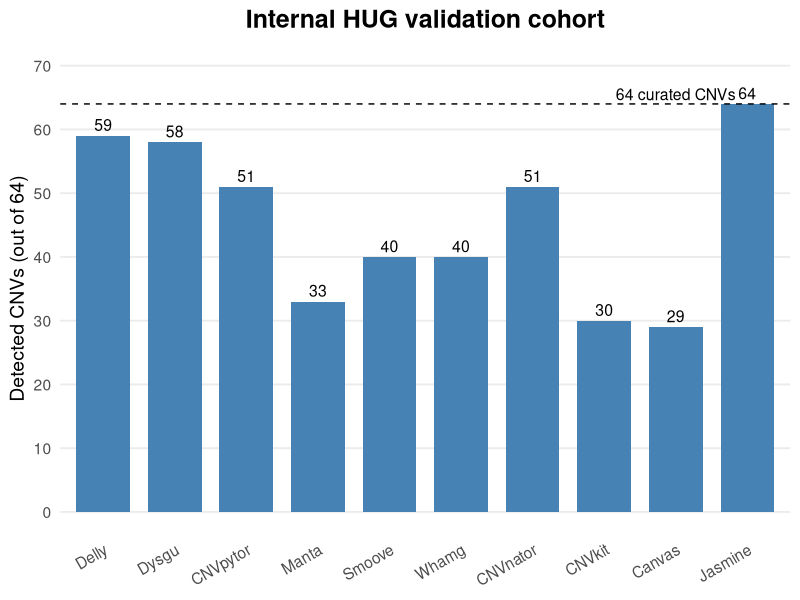
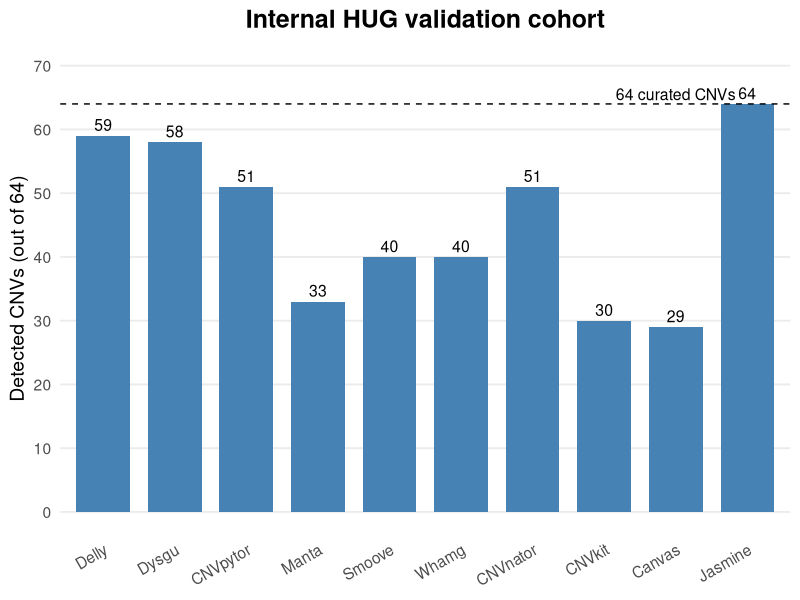

Here is the R script that generated these plots, in order:
#!/usr/bin/env Rscript

# ============================================================
# Internal HUG validation cohort
# Number of curated CNVs detected by each tool
# ============================================================

library(ggplot2)

# ------------------------------------------------------------
# 1. Create the data table
# ------------------------------------------------------------

results <- data.frame(
  Caller = c(
    "Delly",
    "Dysgu",
    "CNVpytor",
    "Manta",
    "Smoove",
    "Whamg",
    "CNVnator",
    "CNVkit",
    "Canvas",
    "Jasmine"
  ),

  Detected = c(
    59,
    58,
    51,
    33,
    40,
    40,
    51,
    30,
    29,
    64
  )
)

# Keep the caller order defined above
results$Caller <- factor(
  results$Caller,
  levels = results$Caller
)

# ------------------------------------------------------------
# 2. Create the graph
# ------------------------------------------------------------

p <- ggplot(
  results,
  aes(
    x = Caller,
    y = Detected
  )
) +

  geom_col(
    width = 0.75,
    fill = "steelblue"
  ) +

  # Add the number above each bar
  geom_text(
    aes(label = Detected),
    vjust = -0.4,
    size = 4
  ) +

  # Horizontal line corresponding to the 64 curated CNVs
  geom_hline(
    yintercept = 64,
    linetype = "dashed"
  ) +

  annotate(
    "text",
    x = 9,
    y = 65.5,
    label = "64 curated CNVs",
    size = 4
  ) +

  scale_y_continuous(
    limits = c(0, 70),
    breaks = seq(0, 70, 10)
  ) +

  labs(
    title = "Internal HUG validation cohort",
    x = NULL,
    y = "Detected CNVs (out of 64)"
  ) +

  theme_minimal(base_size = 14) +

  theme(
    plot.title = element_text(
      face = "bold",
      size = 18,
      hjust = 0.5
    ),

    axis.text.x = element_text(
      angle = 30,
      hjust = 1
    ),

    panel.grid.major.x = element_blank(),

    panel.grid.minor = element_blank()
  )

# ------------------------------------------------------------
# 3. Save the graph
# ------------------------------------------------------------

dir.create(
  "Figures",
  showWarnings = FALSE
)

ggsave(
  "Figures/Internal_HUG_validation.png",
  plot = p,
  width = 10,
  height = 6,
  dpi = 300
)

ggsave(
  "Figures/Internal_HUG_validation.pdf",
  plot = p,
  width = 10,
  height = 6
)

cat("Internal validation figure created successfully.\n")
